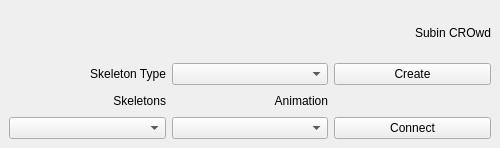
<?xml version="1.0" encoding="UTF-8"?>
<ui version="4.0">
 <class>MainWindow</class>
 <widget class="QMainWindow" name="MainWindow">
  <property name="geometry">
   <rect>
    <x>0</x>
    <y>0</y>
    <width>500</width>
    <height>148</height>
   </rect>
  </property>
  <property name="windowTitle">
   <string>MainWindow</string>
  </property>
  <widget class="QWidget" name="centralwidget">
   <layout class="QVBoxLayout" name="verticalLayout">
    <item>
     <widget class="QLabel" name="label">
      <property name="styleSheet">
       <string notr="true">font: 20pt &quot;Sans Serif&quot;;</string>
      </property>
      <property name="text">
       <string>Subin CROwd</string>
      </property>
      <property name="alignment">
       <set>Qt::AlignRight|Qt::AlignTrailing|Qt::AlignVCenter</set>
      </property>
     </widget>
    </item>
    <item>
     <layout class="QHBoxLayout" name="horizontalLayout">
      <item>
       <widget class="QLabel" name="label_2">
        <property name="text">
         <string>Skeleton Type</string>
        </property>
        <property name="alignment">
         <set>Qt::AlignRight|Qt::AlignTrailing|Qt::AlignVCenter</set>
        </property>
       </widget>
      </item>
      <item>
       <widget class="QComboBox" name="comboBox"/>
      </item>
      <item>
       <widget class="QPushButton" name="pushButton">
        <property name="text">
         <string>Create</string>
        </property>
       </widget>
      </item>
     </layout>
    </item>
    <item>
     <layout class="QGridLayout" name="gridLayout">
      <item row="0" column="0">
       <widget class="QLabel" name="label_3">
        <property name="text">
         <string>Skeletons</string>
        </property>
        <property name="alignment">
         <set>Qt::AlignRight|Qt::AlignTrailing|Qt::AlignVCenter</set>
        </property>
       </widget>
      </item>
      <item row="0" column="1">
       <widget class="QLabel" name="label_4">
        <property name="text">
         <string>Animation</string>
        </property>
        <property name="alignment">
         <set>Qt::AlignRight|Qt::AlignTrailing|Qt::AlignVCenter</set>
        </property>
       </widget>
      </item>
      <item row="1" column="0">
       <widget class="QComboBox" name="comboBox_2"/>
      </item>
      <item row="1" column="1">
       <widget class="QComboBox" name="comboBox_3"/>
      </item>
      <item row="1" column="2">
       <widget class="QPushButton" name="pushButton_2">
        <property name="text">
         <string>Connect</string>
        </property>
       </widget>
      </item>
     </layout>
    </item>
   </layout>
  </widget>
  <widget class="QMenuBar" name="menubar">
   <property name="geometry">
    <rect>
     <x>0</x>
     <y>0</y>
     <width>500</width>
     <height>23</height>
    </rect>
   </property>
  </widget>
 </widget>
 <resources/>
 <connections/>
</ui>
